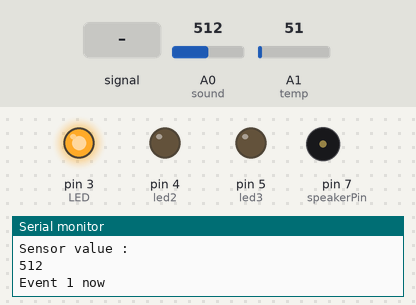
A sketch run on a simulated Arduino Uno, built with avr-gcc and run on an emulated ATmega328P. Parts: output pins drawn as LEDs (lit = HIGH), buzzer (waves = sounding), the last lines printed to the serial monitor. Inputs (shaded band) come from the test bench; at power-on: A0 (sound) = 512, A1 (temp) = 51. WiFi joins after 1.5 s; servers stay silent unless stated.

Above: at 3.0 s.
3.1 s: A0 (sound) fed a 200 Hz sine of ±460 counts around its level
At 6.1 s:
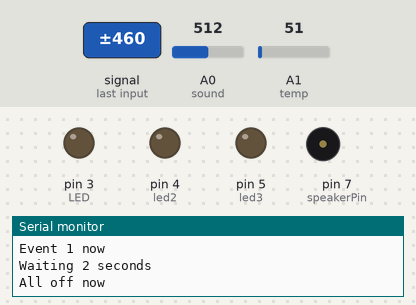
7.3 s: A0 (sound) set to 210
At 9.6 s:
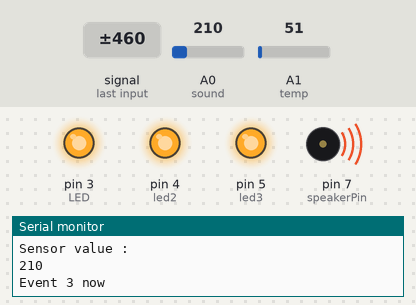
11.0 s: A0 (sound) set to 193
At 35.5 s:
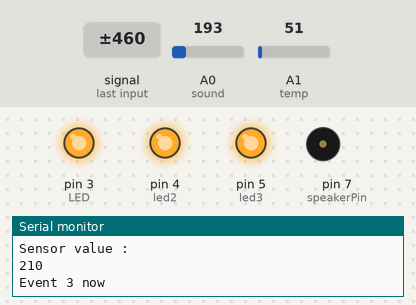
Timing chart, 0 to 36.3 s (numbered marks = the images above; inputs shaded):
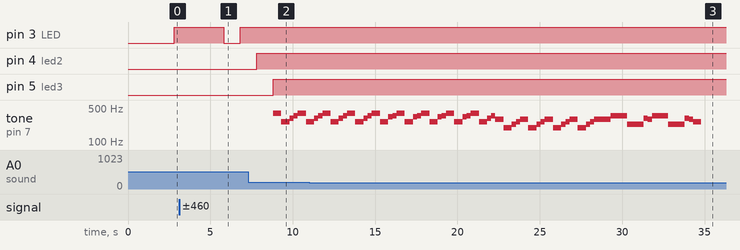

Measured:
- the behaviour switches between 200 and 199 on A0 (sound) (found by bisection; images 2 and 3)
- after the input at 3.1 s, pin 3 (LED): HIGH → LOW after 2.7 s, → HIGH 1.0 s later; pin 4 (led2): stays LOW (without the input it goes to HIGH after 0.70 s); pin 5 (led3): stays LOW (without the input it goes to HIGH after 1.7 s); tone on pin 7 (speakerPin): stops changing and stays silent

The sketch:

MajorProjectCode01.ino
```cpp
const int LED=3;  //Led to approve that the first event happened
const long interval=1000;  //interval at which to blink (miliseconds)
const long limit=1000;    //time limit -after which user will get a message
const int led2=4;         //Led to approve that the second event happened
const int led3=5;         //Led to approve that the third event happened
const int speakerPin=7;   //the buzzer pin
//Speaker  this code will be for the speaker ... we are  not usingit in this project because we don't have a speaker /we are using a buzzer instead
//#include <PCM.h>
//const unsigned char kidsong[] PROGMEM = {
//123, 119, 120, 120, 119, 119, 124, 129, 130, 125, 119, 116, 118, 121, 123, 124, 121, 117, 117, 119, 120, 118, 118, 123, 128, 127, 120, 115, 117, 122, 124, 120, 118, 120, 123, 124, 125, 125, 123, 119, 115, 115, 118, 122, 122, 120, 120, 121, 123, 122, 122, 123, 125, 127, 127, 124, 121, 120, 120, 119, 117, 118, 124, 130, 130, 126, 123, 124, 126, 125, 124, 126, 129, 130, 129, 128, 128, 124};


//Variables that will change:
unsigned long timer=0;
unsigned long myTime;  //checking the time since the programe is started
int sound=A0;
int temp=A1;
int sensorValue=0;
int counter=0;
int value=160;
int tempValue=0;
int speakerValue=0;


//tones for the buzzer song
#define NOTE_B0  31
#define NOTE_C1  33
#define NOTE_CS1 35
#define NOTE_D1  37
#define NOTE_DS1 39
#define NOTE_E1  41
#define NOTE_F1  44
#define NOTE_FS1 46
#define NOTE_G1  49
#define NOTE_GS1 52
#define NOTE_A1  55
#define NOTE_AS1 58
#define NOTE_B1  62
#define NOTE_C2  65
#define NOTE_CS2 69
#define NOTE_D2  73
#define NOTE_DS2 78
#define NOTE_E2  82
#define NOTE_F2  87
#define NOTE_FS2 93
#define NOTE_G2  98
#define NOTE_GS2 104
#define NOTE_A2  110
#define NOTE_AS2 117
#define NOTE_B2  123
#define NOTE_C3  131
#define NOTE_CS3 139
#define NOTE_D3  147
#define NOTE_DS3 156
#define NOTE_E3  165
#define NOTE_F3  175
#define NOTE_FS3 185
#define NOTE_G3  196
#define NOTE_GS3 208
#define NOTE_A3  220
#define NOTE_AS3 233
#define NOTE_B3  247
#define NOTE_C4  262
#define NOTE_CS4 277
#define NOTE_D4  294
#define NOTE_DS4 311
#define NOTE_E4  330
#define NOTE_F4  349
#define NOTE_FS4 370
#define NOTE_G4  392
#define NOTE_GS4 415
#define NOTE_A4  440
#define NOTE_AS4 466
#define NOTE_B4  494
#define NOTE_C5  523
#define NOTE_CS5 554
#define NOTE_D5  587
#define NOTE_DS5 622
#define NOTE_E5  659
#define NOTE_F5  698
#define NOTE_FS5 740
#define NOTE_G5  784
#define NOTE_GS5 831
#define NOTE_A5  880
#define NOTE_AS5 932
#define NOTE_B5  988
#define NOTE_C6  1047
#define NOTE_CS6 1109
#define NOTE_D6  1175
#define NOTE_DS6 1245
#define NOTE_E6  1319
#define NOTE_F6  1397
#define NOTE_FS6 1480
#define NOTE_G6  1568
#define NOTE_GS6 1661
#define NOTE_A6  1760
#define NOTE_AS6 1865
#define NOTE_B6  1976
#define NOTE_C7  2093
#define NOTE_CS7 2217
#define NOTE_D7  2349
#define NOTE_DS7 2489
#define NOTE_E7  2637
#define NOTE_F7  2794
#define NOTE_FS7 2960
#define NOTE_G7  3136
#define NOTE_GS7 3322
#define NOTE_A7  3520
#define NOTE_AS7 3729
#define NOTE_B7  3951
#define NOTE_C8  4186
#define NOTE_CS8 4435
#define NOTE_D8  4699
#define NOTE_DS8 4978


/* Comment this out to disable prints and save space */
#define BLYNK_PRINT DebugSerial


// You could use a spare Hardware Serial on boards that have it (like Mega)
#include <SoftwareSerial.h>
SoftwareSerial DebugSerial(2, 3); // RX, TX

#include <BlynkSimpleStream.h>

// You should get Auth Token in the Blynk App.
// Go to the Project Settings (nut icon).
char auth[] = "_2gSWp9f6WiX2mYDUpDzOoOp9hgsfQuC";


void setup() {

  DebugSerial.begin(9600);
  // put your setup code here, to run once:
  //Set the pins as input and output:
  pinMode(sound,INPUT);
  pinMode(LED,OUTPUT);
  pinMode(led2,OUTPUT);

  pinMode(led3,OUTPUT);

  pinMode(tempValue,INPUT);
//  Serial.begin(115200);]
 Serial.begin(9600);

 Blynk.begin(Serial, auth);
}

void loop() {
   Blynk.run();
    Blynk.notify("ON!!");
  // Initialize the client library

 sensorValue=0;
 delay(1000);
  sensorValue=analogRead(sound);   //Reading the sound sensor
  tempValue=analogRead(temp);     //Reading the sound sensor
  if(sensorValue>=200){            //Checking if sensor value is greater than 200
    Serial.println("Sensor value :");
    Serial.println(sensorValue);
    timer=timer+interval;     //if the sensor value is >200 it will add an interval which is equal to 1000
    if(timer>=limit){
      counter++;
      timer=0;
    }
  }else{
    Serial.println("Waiting 2 seconds");
   delay(2000);
    if(sensorValue<200){
       timer=0;
    counter=0;
    Serial.println("All off now");
    digitalWrite(led2,LOW);
    digitalWrite(led3,LOW);
      digitalWrite(LED,LOW);
    }

  }

 if(counter==1){                                      //Event 1
  digitalWrite(LED,HIGH);
  Serial.println("Event 1 now");

 }else if(counter==2){                                //Event 2
    digitalWrite(led2,HIGH);

Serial.println("event 2 now");
Blynk.notify("The kid is awake");
     speakerValue=0;
      // Make a HTTP request:
      if(sensorValue>=value){
      counter++;
    }else{ //////////Working here
      digitalWrite(led2,LOW);
      digitalWrite(led3,LOW);
      counter=0;
        timer=0;
    }
 }
  else if(counter>=3){         //Event 3
    Blynk.notify("The kid is awake & made noise for the 3rd time");
    digitalWrite(led3,HIGH);
    Serial.println("Event 3 now");

     speakerValue=1;
   GameOfThrones();
    delay(2000);
    if(sensorValue<value){
      digitalWrite(led2,LOW);
      digitalWrite(led3,LOW);
      Serial.println(tempValue);
       counter=0;
        timer=0;
    }

  }}//End of loop


  //Methods
  void GameOfThrones()
  {
    for(int i=0; i<4; i++)
    {
    tone(speakerPin, NOTE_G4);
    delay(500);
    noTone(speakerPin);
    tone(speakerPin, NOTE_C4);
    delay(500);
    noTone(speakerPin);
    tone(speakerPin, NOTE_DS4);
    delay(250);
    noTone(speakerPin);
    tone(speakerPin, NOTE_F4);
    delay(250);
    noTone(speakerPin);
    }
    for(int i=0; i<4; i++)
    {
    tone(speakerPin, NOTE_G4);
    delay(500);
    noTone(speakerPin);
    tone(speakerPin, NOTE_C4);
    delay(500);
    noTone(speakerPin);
    tone(speakerPin, NOTE_E4);
    delay(250);
    noTone(speakerPin);
    tone(speakerPin, NOTE_F4);
    delay(250);
    noTone(speakerPin);
    }
        tone(speakerPin, NOTE_G4);
        delay(500);
        noTone(speakerPin);
        tone(speakerPin, NOTE_C4);
        delay(500);
        tone(speakerPin, NOTE_DS4);
        delay(250);
        noTone(speakerPin);
        tone(speakerPin, NOTE_F4);
        delay(250);
        noTone(speakerPin);
        tone(speakerPin, NOTE_D4);
        delay(500);
        noTone(speakerPin);
    for(int i=0; i<3; i++)
    {
    tone(speakerPin, NOTE_G3);
    delay(500);
    noTone(speakerPin);
    tone(speakerPin, NOTE_AS3);
    delay(250);
    noTone(speakerPin);
    tone(speakerPin, NOTE_C4);
    delay(250);
    noTone(speakerPin);
    tone(speakerPin, NOTE_D4);
    delay(500);
    noTone(speakerPin);
    }//
        tone(speakerPin, NOTE_G3);
        delay(500);
        noTone(speakerPin);
        tone(speakerPin, NOTE_AS3);
        delay(250);
        noTone(speakerPin);
        tone(speakerPin, NOTE_C4);
        delay(250);
        noTone(speakerPin);
        tone(speakerPin, NOTE_D4);
        delay(1000);
        noTone(speakerPin);

        tone(speakerPin, NOTE_F4);
        delay(1000);
        noTone(speakerPin);
        tone(speakerPin, NOTE_AS3);
        delay(1000);
        noTone(speakerPin);
        tone(speakerPin, NOTE_DS4);
        delay(250);
        noTone(speakerPin);
        tone(speakerPin, NOTE_D4);
        delay(250);
        noTone(speakerPin);
        tone(speakerPin, NOTE_F4);
        delay(1000);
        noTone(speakerPin);
        tone(speakerPin, NOTE_AS3);
        delay(1000);
        noTone(speakerPin);
        tone(speakerPin, NOTE_DS4);
        delay(250);
        noTone(speakerPin);
        tone(speakerPin, NOTE_D4);
        delay(250);
        noTone(speakerPin);
        tone(speakerPin, NOTE_C4);
        delay(500);
        noTone(speakerPin);

    }//End of GameOfThrones Method
```
